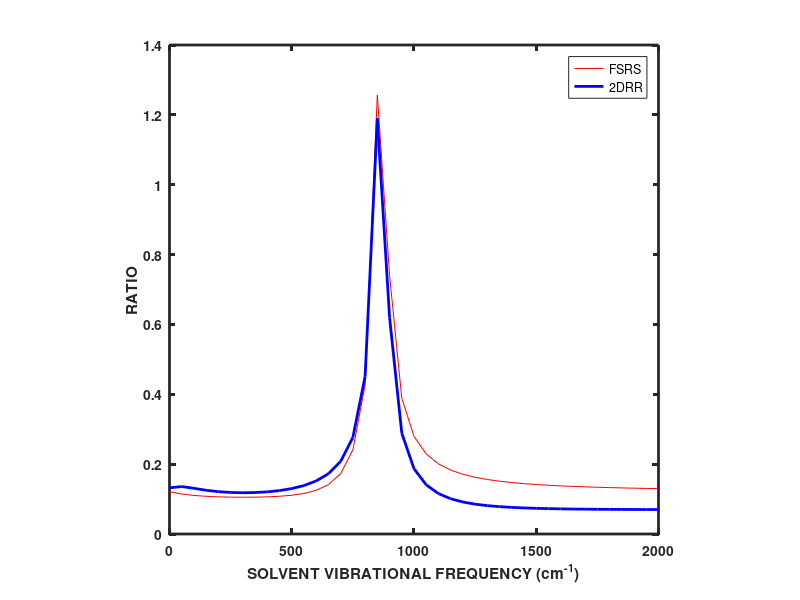

Here is the MATLAB script that generated this plot:
clear all
clc
load CH2Cl2_2DRR_Vib 
load FSRSCH2Cl2Vib

CH2Cl2_2DRR_Vib_wsolvs=0:50:2000;nw=length(CH2Cl2_2DRR_Vib_wsolvs);

figure;plot(CH2Cl2_2DRR_Vib_wsolvs,abs(rcas(:,1)+...
    rcas2(:,1))./abs(rdir(:,1)),'r-',CH2Cl2_2DRR_Vib_wsolvs,abs(CH2Cl2_2DRR_Vib_Cas(:,1)+...
    CH2Cl2_2DRR_Vib_Cas2(:,1))./abs(CH2Cl2_2DRR_Vib_Dir(:,1)),'b-','Linewidth',2);hold on
xlabel('SOLVENT VIBRATIONAL FREQUENCY (cm^{-1})');ylabel('RATIO');
set(gca,'linewidth',2,'fontsize',10,'fontweight','bold');axis square;
legend('FSRS','2DRR');
hold off
